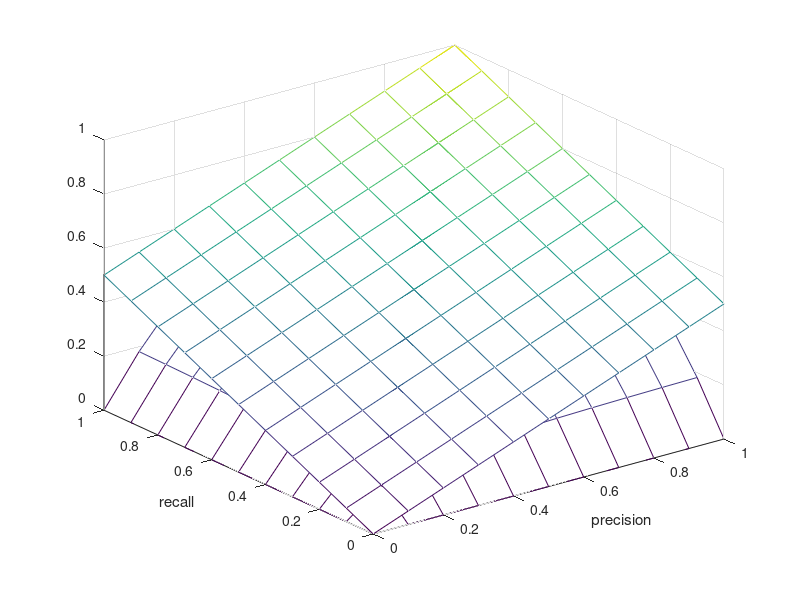

Source code (MATLAB):
clc
close all
clear

mystep=0.1;
precision=0:mystep:1;
recall=0:mystep:1;
N=length(precision);

% compute f1-score
f1score=zeros(N,N);
for i=1:N
    for j=1:N
        p=precision(i);
        r=recall(j);
        f1score(i,j)=2*p*r/(p+r);
    end
end

% compute fmean
f1mean=zeros(N,N);
for i=1:N
    for j=1:N
        p=precision(i);
        r=recall(j);
        f1mean(i,j)=(p+r)/2;
    end
end

figure,
mesh(precision, recall, f1score)
xlabel 'precision'
ylabel 'recall'
% zlabel 'f1score'
grid on

hold on

mesh(precision, recall, f1mean)
xlabel 'precision'
ylabel 'recall'
% zlabel 'f1mean'
grid on